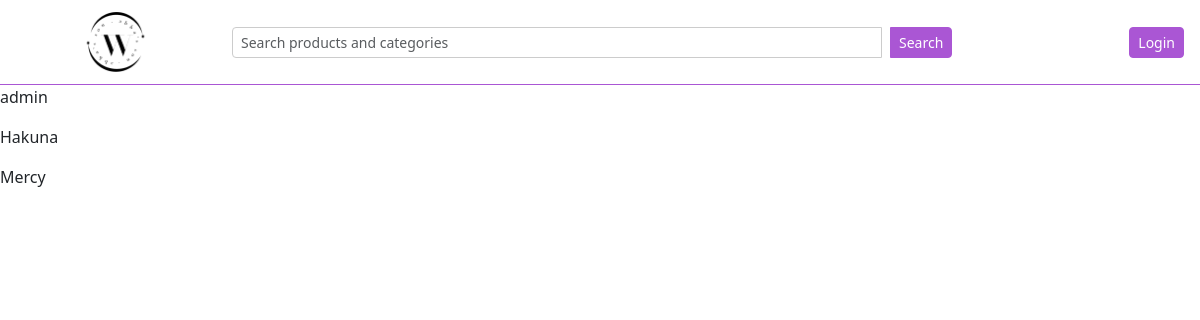
/adminlog/user_insight/, run on an earlier commit of the app's database.
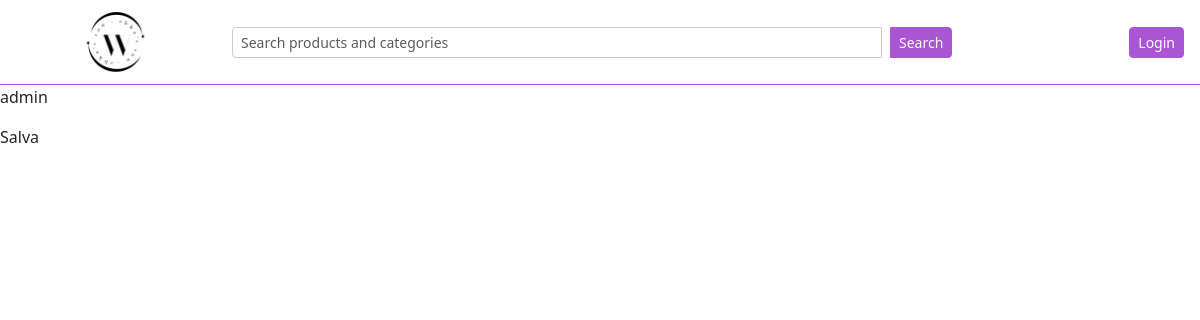
And on a later commit of the database.
### user/models.py (models this page shows, shortened)
class CustomUser(AbstractUser):
    phone = PhoneNumberField(region='NG', blank=True, null=True) # type: ignore

### adminlog/views.py (the view)
# urls.py: path('user_insight/', views.user_insight, name='insight'),
def user_insight(request):
    user = get_user_model()
    all_users = user.objects.all()
    return render(request, 'user_check.html', {'user':all_users,})

### adminlog/templates/user_check.html (shortened to what this page needs)
{% extends "layout.html" %}
{% block content %}
    {% for user in user %}
        <p> {{user.username}} </p>
    {% endfor %}
{% endblock content %}

### templates/layout.html (shortened to what this page needs)
{% load static %}
<!DOCTYPE html>
<html lang="en">
<head>
    <link rel="stylesheet" href="{% static 'css/bootstrap.min.css' %}">
    <link rel="stylesheet" href="https://cdn.jsdelivr.net/npm/bootstrap-icons@1.11.3/font/bootstrap-icons.css">
</head>
<body>
    <div class="topbar d-flex justify-content-between align-items-center sticky-top">
        <a href='{% url "store:store" %}'><div class="logo-space"></div></a>
        <form class="d-flex flex-grow-1 mx-3" method="GET" action=" {% url 'search' %} ">
          <input name="q" class="form-control form-control-sm search-input" type="search" placeholder="Search products and categories" style="max-width: 650px;">
          <button class="btn btn-sm btn-primary-custom ms-2 search-button" type="submit">Search</button>
      </form>
        <div class="d-flex align-items-center ms-auto">
          {% if user.is_authenticated %}
              <a href="{% url 'user:profile' %}" class="text-dark me-3 text-decoration-none d-flex align-items-center">
                  <i class="bi bi-person nav-icon me-1"></i> Hi, {{ user.userprofile.nickname|default:"User" }}
              </a>
              <a href="{% url 'order:cart' %}" class="text-dark me-3 text-decoration-none d-flex align-items-center">
                  <i class="bi bi-cart nav-icon me-1"></i> Cart
              </a>
              <form method="POST" action="{% url 'user:logout' %}" class="mb-0">
                  {% csrf_token %}
                  <button class="btn btn-sm btn-outline-danger me-topbar-custom">Logout</button>
              </form>
          {% else %}
              <a href="{% url 'user:login' %}" class="btn btn-sm btn-primary-custom">Login</a>
          {% endif %}
      </div>
    </div>
    <div class="container-fluid" style="padding-left: 0px; padding-right: 0px;">
        {% block content %}
        {% endblock %}
    </div>
</body>
</html>

What changed in the data, as far as the page shows it:
removed CustomUser: username "Hakuna"
removed CustomUser: username "Mercy"
added CustomUser: username "Salva"
